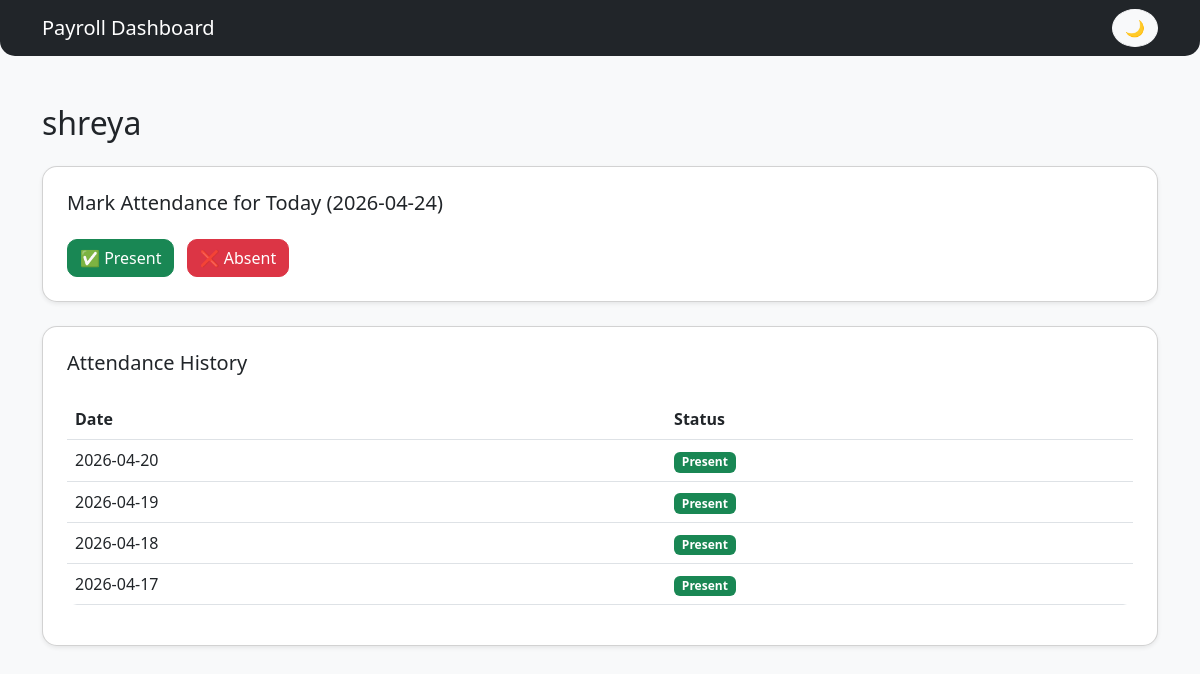
Screenshot of /attendance/2 (signed in) with the database file from the repository.
### tables this page shows
CREATE TABLE employees (
        id INTEGER PRIMARY KEY AUTOINCREMENT,
        name TEXT,
        salary INTEGER,
        user_id INTEGER
    );

CREATE TABLE attendance (
        id INTEGER PRIMARY KEY AUTOINCREMENT,
        employee_id INTEGER,
        user_id INTEGER,
        date TEXT,
        status TEXT
    );

### app.py (the view, shortened to what this page needs)
@app.route('/attendance/<int:id>', methods=['GET', 'POST'])
def attendance(id):
    if session['role'] != "admin":
        return "Access denied"
    conn = sqlite3.connect('database.db')
    cursor = conn.cursor()
    today = date.today().isoformat()
    cursor.execute("SELECT * FROM employees WHERE id=?", (id,))
    emp = cursor.fetchone()
    cursor.execute("SELECT date, status FROM attendance WHERE employee_id=? ORDER BY date DESC", (id,))
    records = cursor.fetchall()
    conn.close()
    return render_template("attendance.html", employee=emp, records=records,today=today)

### templates/attendance.html (shortened to what this page needs)
<!DOCTYPE html>
<html>
<head>
    <link href="https://cdn.jsdelivr.net/npm/bootstrap@5.3.0/dist/css/bootstrap.min.css" rel="stylesheet">
</head>
<body class="bg-light">
<nav class="navbar navbar-dark bg-dark">
  <div class="container d-flex justify-content-between">
    <a class="navbar-brand" href="/">Payroll Dashboard</a>
    <button onclick="toggleDark()" class="btn btn-light" style="border-radius:50%;">
        🌙
    </button>
  </div>
</nav>
<div class="container mt-5">
    <h2 class="mb-4">{{ employee[1] }}</h2>
    <div class="card p-4 mb-4 shadow-sm">
        <h5>Mark Attendance for Today ({{ today or "not recieved"}})</h5>
        <form method="POST" class="mt-3">
            <button name="status" value="present" class="btn btn-success me-2">
                ✅ Present
            </button>
            <button name="status" value="absent" class="btn btn-danger">
                ❌ Absent
            </button>
        </form>
    </div>
    <div class="card p-4 shadow-sm">
        <h5>Attendance History</h5>
        <table class="table table-hover mt-3">
            <thead>
                <tr>
                    <th>Date</th>
                    <th>Status</th>
                </tr>
            </thead>
            <tbody>
                {% for r in records %}
                <tr>
                    <td>{{ r[0] }}</td>
                    <td>
                        {% if r[1] == 'present' %}
                            <span class="badge bg-success">Present</span>
                        {% else %}
                            <span class="badge bg-danger">Absent</span>
                        {% endif %}
                    </td>
                </tr>
                {% endfor %}
            </tbody>
        </table>
    </div>
</div>
</body>
</html>

### templates/attendance.html (style rules this page uses)
body { margin: 0; font-family: 'Segoe UI', sans-serif; background: #f8fafc; transition: 0.3s; }
.card { border-radius: 15px; transition: 0.3s; }
.btn { border-radius: 10px; }
.navbar { border-radius: 0 0 15px 15px; }
.table { border-radius: 10px; overflow: hidden; }

### rows the page displays
employees: name "shreya"
attendance: date "2026-04-20", status "Present"
attendance: date "2026-04-19", status "Present"
attendance: date "2026-04-18", status "Present"
attendance: date "2026-04-17", status "Present"
